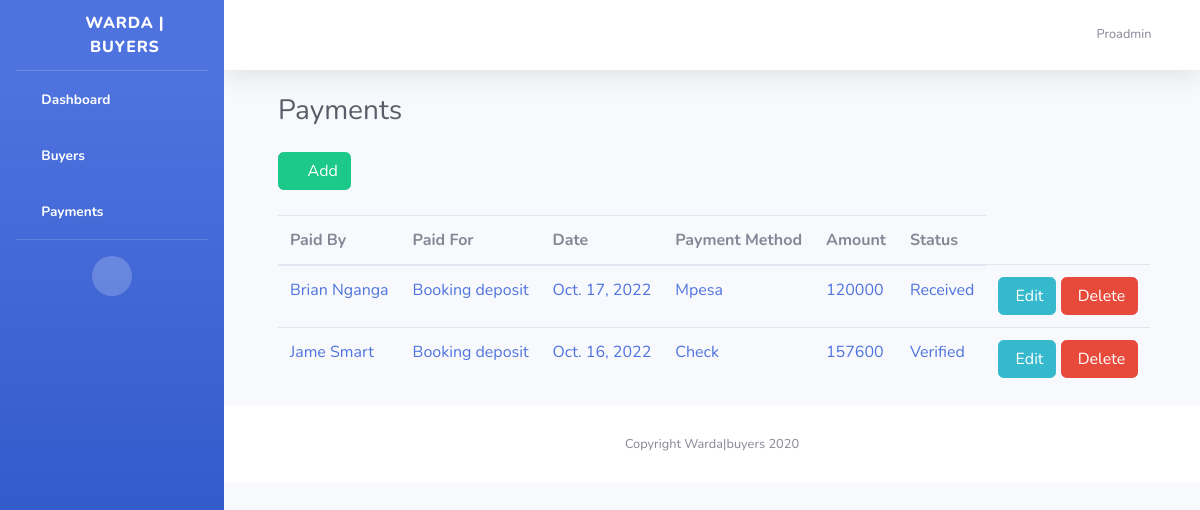
/payments/ (signed in), run on the app's committed database.
### buyers/models.py (models this page shows, shortened)
class BuyerPayments(models.Model):
    payment_Methods = (
        ("cash","cash"),
        ("Mpesa","Mpesa"),
        ("Check","Check"),
        ("Bank Deposit","Bank Deposit")
    )
    transaction_Status = (
        ("In Process","In Process"),
        ("Received","Received"),
        ("Verified","Verified")
    )
    transactionId = models.CharField(max_length=15, null=True)
    amount = models.IntegerField(null=True)
    paymentFrom = models.ForeignKey(BuyerInfo, on_delete=models.CASCADE)
    paymentMethod = models.CharField(choices=payment_Methods, max_length=100, null=True)
    paidFor = models.CharField(max_length=15, null=True)
    dateReceived = models.DateField(null=True)
    receivedBy = models.CharField(max_length=15, null=True)
    paymentstatus = models.CharField(choices=transaction_Status,max_length=100, null=True)

class BuyerInfo(models.Model):
    GENDER_OPTIONS =(
        ("M","Male"),
        ("F","Female"),
        ("O","Other")
    )
    RESIDENTIAL_OPTIONS = (
        ('R','Resident'),
        ("NR","Non-Resident")
    )
    PAYMENT_CONTRACT = (
        ("Deposit + 3months","Deposit + 3months"),
        ("Deposit + 6months","Deposit + 6months"),
        ("Deposit + 12months","Deposit + 12months"),
        ("Deposit + 24months","Deposit + 24months"),
        ("OT","OT")
    )
    first_name = models.CharField(max_length=255, null=True)
    middle_name = models.CharField(max_length=255, null=True)
    last_name = models.CharField(max_length=255, null=True)
    gender = models.CharField(max_length=1, choices=GENDER_OPTIONS, null=True)
    residential_status = models.CharField(max_length=2, choices=RESIDENTIAL_OPTIONS, null=True)
    current_address = models.CharField(max_length=100, null=True)
    national_id = models.CharField(max_length=10, unique=True, null=True)
    date_of_birth = models.DateField(null=True)
    kra_pin = models.CharField(max_length=11, unique=True, null=True)
    passport_photo = models.ImageField(blank=True, null=True)
    buyer_personal_number = models.CharField(max_length=50, null=True)
    buyers_email = models.EmailField(unique=True, null=True)
    mobile_phone = models.CharField(max_length=15, null=True)
    date_of_registration = models.DateField(null=True)
    project_assigned = models.ForeignKey(Plot, on_delete=models.CASCADE)
    plot_booked = models.ForeignKey(Plot_Number, on_delete=models.CASCADE)
    contract_type = models.CharField(choices=PAYMENT_CONTRACT, max_length=100, null=True)
    deposit_amount = models.IntegerField(null=True)
    balance_amount = models.IntegerField( null=True)
    registeredBy = models.CharField(max_length=15, null=True)
    def __str__(self):
        return self.first_name + " " + self.last_name

### buyers/views.py (the view)
# urls.py: path('payments/', views.all_payments, name='payments'),
def all_payments(request):
    payments = BuyerPayments.objects.all()
    return render(request, 'buyers/payments.html', {'payments': payments})

### templates/buyers/payments.html (shortened to what this page needs)
{% extends 'base2.html' %}
{% load static %}
{% block content %}
{% load crispy_forms_tags %}
<div class="container-fluid">
    <div class="d-sm-flex align-items-center justify-content-between mb-4">
        <h1 class="h3 mb-0 text-gray-800" style="margin-left:30px">Payments</h1>
    </div>
    <div class="row" style="margin-left:30px">
        <section class="panel">
            <header class="panel-heading" style="margin-bottom:5px">
                <a href="{% url 'buyers:create_payment' %}" style="color:white; margin-bottom:20px" class="btn btn-success btn-xs"><i class="fa fa-plus"></i> Add </a>
            </header>
            <table class="table table-hover p-table   responsive" width="100%" id="payments">
                <thead>
                <tr>
                    <th>Paid By</th>
                    <th>Paid For</th>
                    <th>Date</th>
                    <th>Payment Method</th>
                    <th>Amount</th>
                    <th>Status</th>
                </tr>
                </thead>
                <tbody>
                {% for payment in payments %}
                <tr>
                    <td class="p-name">
                        <a href="{{ payment.id }}">{{payment.paymentFrom}}</a>
                    </td>
                    <td class="p-name">
                        <a href="{{ payment.id }}">{{payment.paidFor}}</a>
                    </td>
                    <td class="p-name">
                        <a href="{{ payment.id }}">{{payment.dateReceived}}</a>
                    </td>
                    <td class="p-name">
                        <a href="{{ payment.id }}">{{payment.paymentMethod}}</a>
                    </td>
                    <td class="p-name">
                        <a href="{{ payment.id }}">{{payment.amount}}</a>
                    </td>
                    <td class="p-name">
                        <a href="{{ payment.id }}">{{payment.paymentstatus}}</a>
                    </td>
                    <td>
                        <a href="{% url 'buyers:edit_payment' payment.id %}" class="btn btn-info btn-xs"> Edit </a>
                        <a role="button" style="color:white" class="btn btn-danger btn-xs" data-toggle="modal"
                           data-target="#modalConfirm"> Delete </a>
                    </td>
                    {% empty %}
                    <td class="p-name">
                        <a>You haven't added any payments yet</a>
                    </td>
                </tr>
                {% endfor %}
                </tbody>
            </table>
        </section>
    </div>
</div>
{% endblock %}

### templates/base2.html (shortened to what this page needs)
<!DOCTYPE html>
<html lang="en">
<head>
    {% load static %}
    <link href="{% static 'theme/vendor/fontawesome-free/css/all.min.css'  %}" rel="stylesheet" type="text/css">
    <link href="{% static 'theme/css/sb-admin-2.min.css'  %}" rel="stylesheet">
    <link href="{% static 'css/app.css'  %}" rel="stylesheet">
    <link href="{% static 'jquerui/jquery-ui.css' %}" rel='stylesheet' type='text/css'/>
    <link href="https://cdn.datatables.net/1.10.20/css/jquery.dataTables.min.css" rel='stylesheet' type='text/css'/>
</head>
<body id="page-top">
<div id="wrapper">
    <ul class="navbar-nav bg-gradient-primary sidebar sidebar-dark accordion" id="accordionSidebar">
        <a class="sidebar-brand d-flex align-items-center justify-content-center" href="{% url 'buyers:index' %}">
            <div class="sidebar-brand-icon rotate-n-15">
                <i class="fas fa-money-check-alt"></i>
            </div>
            <div class="sidebar-brand-text mx-3">Warda | buyers</div>
        </a>
        <hr class="sidebar-divider my-0">
        <li class="nav-item active">
            <a class="nav-link" href="{% url 'buyers:index' %}">
                <i class="fas fa-fw fa-tachometer-alt"></i>
                <span>Dashboard</span></a>
        </li>
        <li class="nav-item active">
            <a class="nav-link" href="{% url 'buyers:buyers' %}">
                <i class="fas fa-fw fa-user-friends"></i>
                <span>Buyers</span></a>
        </li>
        <li class="nav-item active">
            <a class="nav-link" href="{% url 'buyers:payments' %}">
                <i class="fas fa-fw fa-plus"></i>
                <span>Payments</span></a>
        </li>
        <hr class="sidebar-divider">
        <div class="text-center d-none d-md-inline">
            <button class="rounded-circle border-0" id="sidebarToggle"></button>
        </div>
    </ul>
    <div id="content-wrapper" class="d-flex flex-column">
        <div id="content">
            <nav class="navbar navbar-expand navbar-light bg-white topbar mb-4 static-top shadow">
                <ul class="navbar-nav ml-auto">
                    <li class="nav-item dropdown no-arrow">
                        <a class="nav-link dropdown-toggle" href="#" id="userDropdown" role="button"
                           data-toggle="dropdown" aria-haspopup="true" aria-expanded="false">
                            <span class="mr-2 d-none d-lg-inline text-gray-600 small">{{request.user.username}}</span>
                            <i class="far fa-user-circle"></i>
                        </a>
                    </li>
                </ul>
            </nav>
            {% block content %}
            {% endblock %}
            <footer class="sticky-footer bg-white">
                <div class="container my-auto">
                    <div class="copyright text-center my-auto">
                        <span>Copyright Warda|buyers 2020</span>
                    </div>
                </div>
            </footer>
        </div>
    </div>
</div>
</body>
</html>

### data on the page
BuyerPayments: paymentFrom "Brian Nganga", paidFor "Booking deposit", dateReceived "Oct. 17, 2022", paymentMethod "Mpesa", amount "120000", paymentstatus "Received"
BuyerPayments: paymentFrom "Jame Smart", paidFor "Booking deposit", dateReceived "Oct. 16, 2022", paymentMethod "Check", amount "157600", paymentstatus "Verified"

### other printed values
{{ request.user.username }} "Proadmin"
